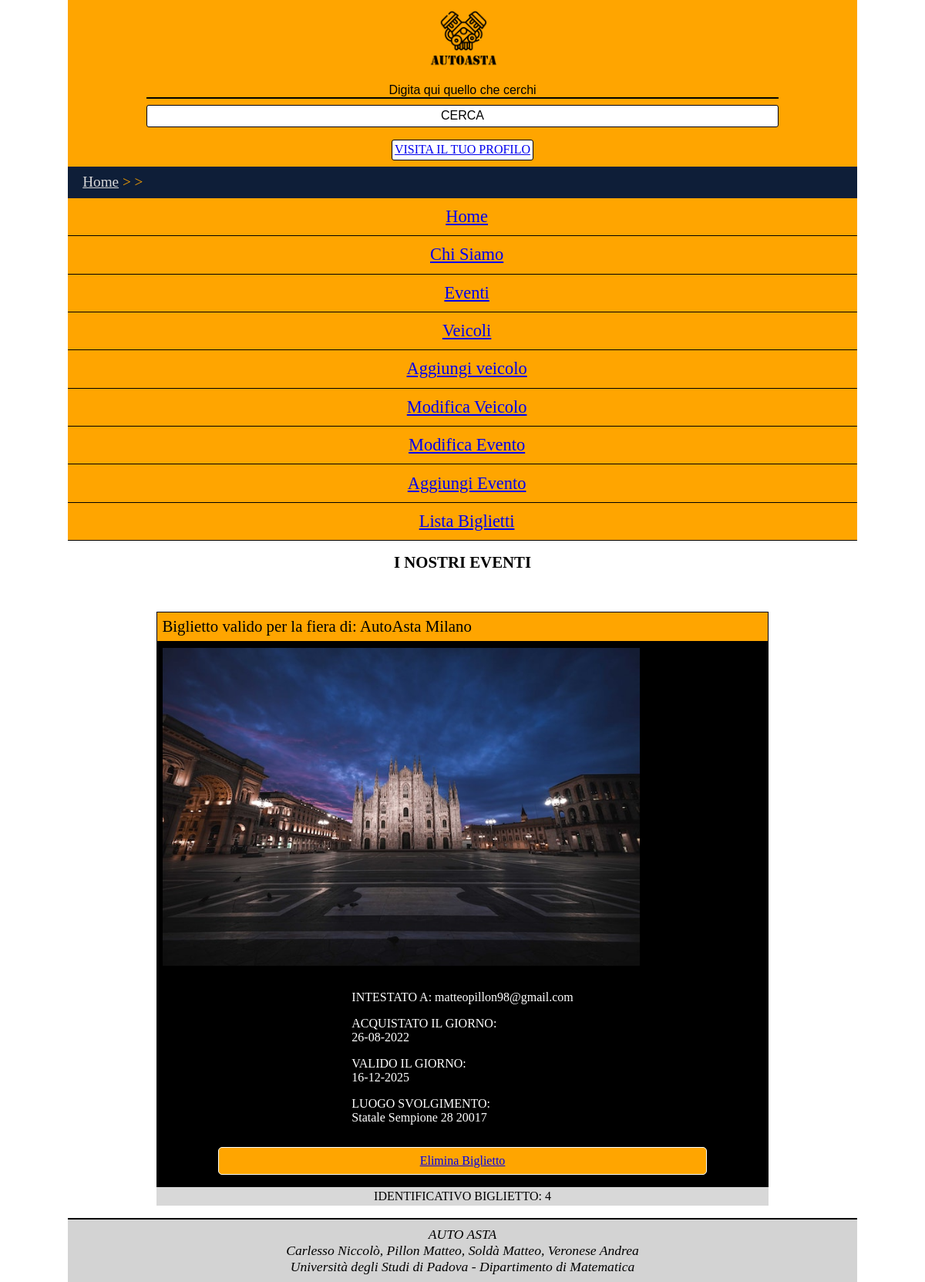
The app's page /php/listaBiglietti.php (signed in), older data.
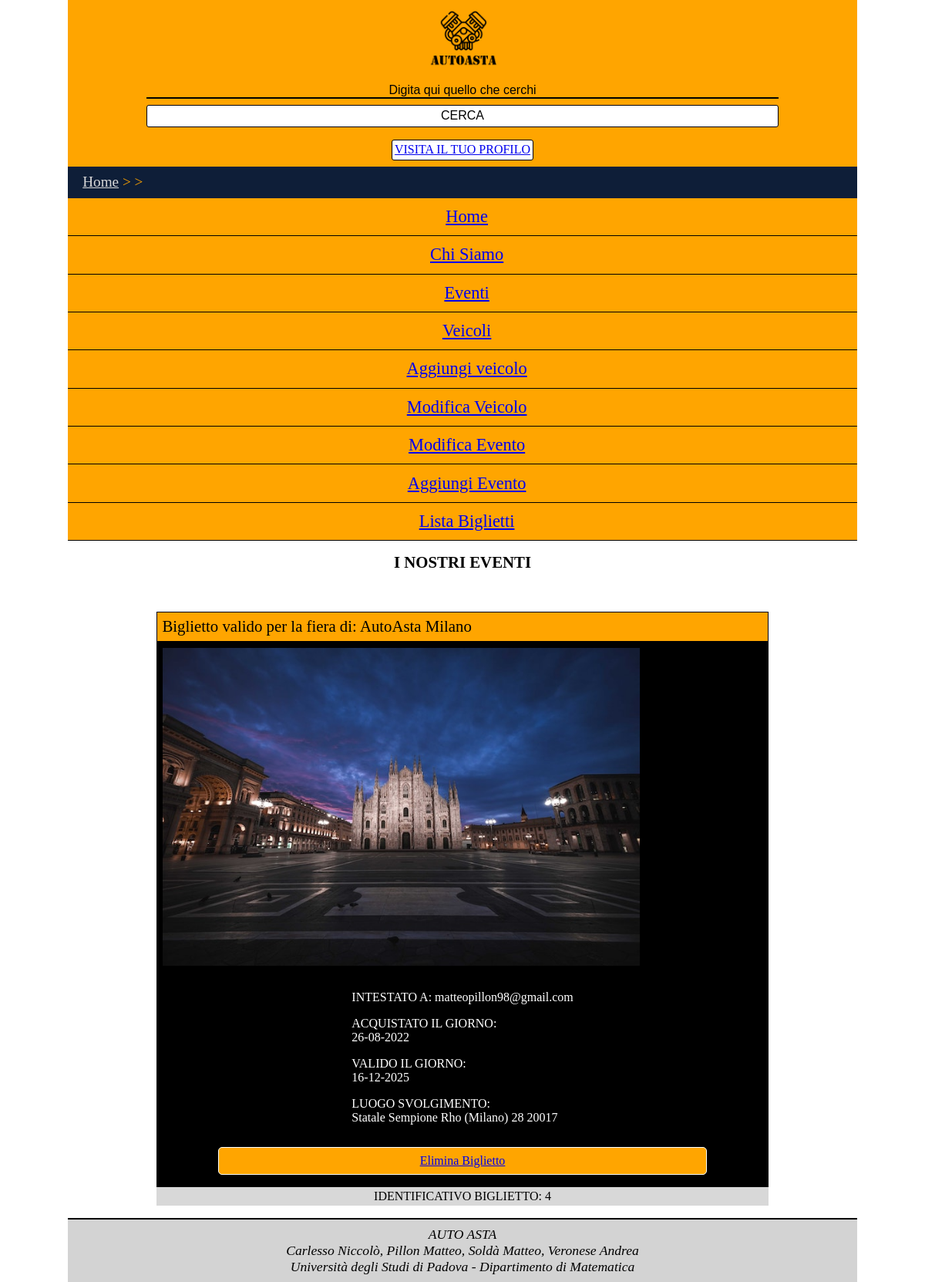
The same page, newer data.
### tables this page shows
CREATE TABLE `biglietto` (
  `Id_Biglietto` int(11) NOT NULL AUTO_INCREMENT,
  `evento` int(11) NOT NULL,
  `utente` varchar(100) NOT NULL,
  `data_Acquisto` date NOT NULL,
  PRIMARY KEY (`Id_Biglietto`),
  KEY `chiaveEsternaEvento` (`evento`),
  KEY `Utente` (`utente`)
);

CREATE TABLE `evento` (
  `id_Evento` int(11) NOT NULL AUTO_INCREMENT,
  `capienza` int(11) NOT NULL,
  `data` date NOT NULL,
  `indirizzo` int(11) NOT NULL,
  `nome` varchar(50) NOT NULL,
  `descrizione` text NOT NULL,
  `prezzo` float NOT NULL,
  `url_immagine` varchar(100) NOT NULL,
  PRIMARY KEY (`id_Evento`),
  KEY `Indirizzo` (`indirizzo`)
);

CREATE TABLE `indirizzo` (
  `id_Indirizzo` int(11) NOT NULL AUTO_INCREMENT,
  `via` varchar(50) NOT NULL,
  `citta` varchar(100) NOT NULL,
  `cap` int(11) NOT NULL,
  `num_Civico` varchar(20) NOT NULL,
  PRIMARY KEY (`id_Indirizzo`)
);

### php/database_Manager.php (called while the page is built, shortened)
<?php
class database_Manager{
    private $DB_HOST = "localhost";
    private $DB_NAME = "AutoAsta_merge";
    private $USER = "root";
    private $PWD = "";
    private $connection;
	public function connectToDatabase() {
		$this->connection = mysqli_connect($this->DB_HOST,$this->USER,$this->PWD,$this->DB_NAME);
		if (!$this->connection)
			return false;
		else
			return true;
	}
    public function getEventoInfo($id_Evento){
        $query = "SELECT * FROM Evento,Indirizzo WHERE Evento.id_Evento='$id_Evento' AND Indirizzo.id_Indirizzo=Evento.indirizzo;";
        $queryResult = mysqli_query($this->connection, $query) or die("Errore in getEventoInfo:" . mysqli_error($this->connection));
        if(mysqli_num_rows($queryResult) == 0){
            return null;
        }
        else{
            $result = array();
            while($row = mysqli_fetch_assoc($queryResult)){
                array_push($result, $row);
            }
            return $result;
        }
    }
    public function getListaBiglietti($email){
        $query = "SELECT * FROM Biglietto WHERE Biglietto.utente='$email';";
        $queryResult = mysqli_query($this->connection, $query) or die("Errore in getUserInfo:" . mysqli_error($this->connection));
        if(mysqli_num_rows($queryResult) == 0){
            return null;
        }
        else{
            $result = array();
            while($row = mysqli_fetch_assoc($queryResult)){
                array_push($result, $row);
            }
            return $result;
        }
    }
}
?>

### php/listaBiglietti.php (the view, shortened to what this page needs)
<?php
    require_once 'session_Manager.php';
    require_once 'database_Manager.php';
    require_once 'page.php';
?>
<!DOCTYPE html>
<html lang="it">
    <head>
        <link rel="stylesheet" type="text/css" media="screen" href="../css/styleAlternative.css"/>
        <link rel="stylesheet" type="text/css" media="screen and (max-width:1200px), only screen and (max-width:1200px)"  href="../css/mobile.css"/>
        <link rel="stylesheet" type="text/css" media="print" href="../css/print.css"/>
    </head>
    <body>
        <div class="globalDiv">
        <?php require_once ('header.php')?>
            <div id="content">
            <?php
                require_once "database_Manager.php";
                $paginaHTML= file_get_contents("../html/eventi.html");
                $connessione = new database_Manager();
                $connessioneOK = $connessione->connectToDatabase();
                $listaEventi = "";
                if($connessioneOK){
                    $biglietti = $connessione->getListaBiglietti($_SESSION['email']);
                    if($biglietti != null){
                        foreach($biglietti as $biglietto){
                            $evento = $connessione->getEventoInfo($biglietto['evento']);
                            $dataEvento = new DateTime($evento[0]['data']);
                            $dataAcquisto = new DateTime($biglietto['data_Acquisto']);
                            $listaEventi .= '<dt class = "eventTitle" > Biglietto valido per la fiera di: ' . $evento[0]['nome'] .'</dt>';
                            $listaEventi .= '<dd class= "eventDescription">';
                            $listaEventi .= '<img class="eventImg" src="../img/' . $evento[0]['url_immagine'] . '"/>
                                <ul class="eventParagraph">
                                <li>INTESTATO A: ' . $biglietto['utente'] . '</li>
                                <li>ACQUISTATO IL GIORNO: <p>' . $dataAcquisto->format('d-m-Y').'</p></li>
                                <li>VALIDO IL GIORNO: <p>' . $dataEvento->format('d-m-Y'). '</p></li>
                                <li>LUOGO SVOLGIMENTO: <p>' . $evento[0]['via'] .' '. $evento[0]['citta'] .' '. $evento[0]['num_Civico'] .' '.$evento[0]['cap'].'</p></li>
                                </ul>';
                            $listaEventi .='<a class="eventButton" href="../php/delete_Ticket.php?Id_Biglietto='.$biglietto['Id_Biglietto'].'">Elimina Biglietto</a></dd>';
                            $listaEventi .='<p class="idBiglietto">IDENTIFICATIVO BIGLIETTO: '. $biglietto['Id_Biglietto'].'</p>';
                        }
                    }
                    else{
                        $listaEventi = "<p> Non ci sono informazioni relative ai eventi </p>";
                    }
                }
                else{
                    $listaEventi = "<p> I Sistemi sono Attualmente Fuori Uso </p>";
                }
                echo str_replace("{event-list}", $listaEventi, $paginaHTML);
            ?>
            </div>
        </div>
    </body>
</html>

### php/header.php (shortened to what this page needs)
<?php
    require_once 'page.php';
    $page = new page();
?>
<header>
    <h1>AUTO ASTA</h1>
    <form action="../php/search.php" id="searchForm" method="get">
        <input id="search" type="text" placeholder="Digita qui quello che cerchi" name="search" tabindex="1" autocomplete="off">
        <button id="btnSearchForm" type="submit" form="searchForm" tabindex="2" >CERCA</button>
    </form>
    <div id="accesso">
        <?php $page->printLogin(); ?>
    </div>
</header>
<nav id="breadcrumb">
    <?php $page->printBreadcrumb();?>
</nav>
<div id="menu">
    <ul>
        <?php $page->printMenu(); ?>
    </ul>
</div>

### php/page.php (shortened to what this page needs)
<?php
require_once("database_Manager.php");
class page {
    private static function checkFileName($name){
        return ($_SERVER['SCRIPT_NAME'] == "/progettowebtech/php/". $name);
    }
    private function checkUserLog(){
        if(isset($_SESSION["ID"]) && $_SESSION["ID"]!=-1){
            return true;
        }
        else{
            return false;
        }
    }
    public function printBreadcrumb(){
        if($this->checkFileName("index.php")){
            echo "<p lang=\"en\">Home</p>";
        }
        else{
            echo "<p> <a href=\"index.php\" tabindex=\"4\" lang=\"en\">Home</a>  &gt &gt ";
        }
    }
    public function printMenu() {
        if ($this->checkFileName("index.php")){
            echo "<li class='shome' id='active' lang=\"en\">Home</li>";
            echo "<li class='schisiamo'><a href=\"chisiamo.php\" tabindex=\"0\">Chi Siamo</a></li>";
            echo "<li class='seventi'><a href=\"eventi.php\" tabindex=\"0\">Eventi</a></li>";
            echo "<li class='sveicoli'><a href=\"veicoli.php\" tabindex=\"0\">Veicoli</a></li>";
        }
        else if ($this->checkFileName("chisiamo.php")){
            echo "<li class='shome'><a href=\"index.php\" lang=\"en\">Home</a></li>";
            echo "<li class='schisiamo' id='active'>Chi Siamo</li>";
            echo "<li class='seventi'><a href=\"eventi.php\">Eventi</a></li>";
            echo "<li class='sveicoli'><a href=\"veicoli.php\">Veicoli</a></li>";
        }
        else if ($this->checkFileName("eventi.php")){
            echo "<li class='shome'><a href=\"index.php\" lang=\"en\">Home</a></li>";
            echo "<li class='schisiamo'><a href=\"chisiamo.php\">Chi Siamo</a></li>";
            echo "<li class='seventi' id='active'>Eventi</li>";
            echo "<li class='sveicoli'><a href=\"veicoli.php\">Veicoli</a></li>";
        }
       else if ($this->checkFileName("veicoli.php")){
            echo "<li class='shome'><a href=\"index.php\" lang=\"en\">Home</a></li>";
            echo "<li class='schisiamo'><a href=\"chisiamo.php\">Chi Siamo</a></li>";
            echo "<li class='seventi'><a href=\"eventi.php\">Eventi</a></li>";
            echo "<li class='sveicoli' id='active'>Veicoli</li>";
        }
        else{
            echo "<li class='shome'><a href=\"index.php\" lang=\"en\">Home</a></li>";
            echo "<li class='schisiamo'><a href=\"chisiamo.php\">Chi Siamo</a></li>";
            echo "<li class='sevento'><a href=\"eventi.php\">Eventi</a></li>";
            echo "<li class='sveicoli'><a href=\"veicoli.php\">Veicoli</a></li>";
        }
        if(isset($_SESSION['isAdmin']) && $_SESSION['isAdmin']==1){
            if($this->checkFileName("addVeicolo.php")){
                echo "<li>Aggiungi Veicolo</li>";
            }
            else {
                echo "<li><a href=\"addVeicolo.php\">Aggiungi veicolo</a></li>";
            }
            if($this->checkFileName("editorVeicoli.php")){
                echo "<li>Modifica Veicolo</li>";
            }
            else {
                echo "<li><a href=\"editorVeicoli.php\">Modifica Veicolo</a></li>";
            }
            if($this->checkFileName("selectEventoToEdit.php")){
                echo "<li>Modifica Evento</li>";
            }
            else {
                echo "<li><a href=\"selectEventoToEdit.php\">Modifica Evento</a></li>";
            }
            if($this->checkFileName("addEvento.php")){
                echo "<li>Aggiungi Evento</li>";
            }
            else {
                echo "<li><a href=\"addEvento.php\">Aggiungi Evento</a></li>";
            }
        }
        if(isset($_SESSION['email']) && $_SESSION['email']!='-1'){
            if($this->checkFileName("listaBiglietti.php")){
                echo "<li>Lista Biglietti</li>";
            }
            else {
                echo "<li><a href=\"listaBiglietti.php\">Lista Biglietti</a></li>";
            }
        }
    }
    public function printLogin(){
        if (!$this->checkFileName("scheda_utente.php")){
            if(!$this->checkUserLog()){
                if($this->checkFileName("registrazione.php")){
                    echo "<a>ACCEDI/REGISTRATI</a>";
                } else
                    echo "<a href=\"registrazione.php\" tabindex=\"3\">ACCEDI/REGISTRATI</a>";
            }
            else{
                echo "<a href=\"scheda_utente.php\" tabindex=\"3\">VISITA IL TUO PROFILO</a>";
            }
        }
        else {
            echo "SEI NEL TUO PROFILO";
        }
    }
}
?>

### css/styleAlternative.css (style rules this page uses)
* { padding: 0; margin: 0; box-sizing: border-box; }
html, body { font-size: 100%; margin: auto; max-width: 1024px; min-width: 320px; }
body { border: 1px solid #000; }
.globalDiv { background-color: #FFA500; }
header { background-color: #FFA500; display: flex; flex-flow: row; justify-content: space-evenly; align-items: center; gap: 2em; }
header h1 { flex:1; background:url("../img/LogoAutoasta.png"); text-indent: -9999em; background-size: contain; background-repeat: no-repeat; font-size: 5em; margin: 0.2em; }
#searchForm { flex:2; display: flex; flex-flow: row; align-items:center; justify-content: space-between; border: 2px solid #000; border-radius: 5px; }
#searchForm input { font-size: 1.5em; width: 80%; background-color: transparent; border: none; border-bottom: 2px solid #000; text-align: center; margin-left: 0.2em; }
::placeholder { color: #000; }
#searchForm button { cursor: pointer; font-size: 1.5em; background-color: #fff; border:none; border-left: 2px solid #000; border-radius: 0px 3px 3px 0px; padding: 0.2em; }
#accesso { text-align: center; font-size: 1.1em; border: 2px solid #000; border-radius: 3px; padding: 0.2em; margin: 0.5em; background-color: #fff; }
#breadcrumb { clear: both; background-color: #0E1E38; color: #FFA500; font-size: 1.2em; padding: 0.5em 0em 0.5em 1.0em; }
#breadcrumb a:link { color: #D8D8D8; }
#menu { width:20%; font-size: 1.4em; background-color: #FFA500; float: left; padding-top: 2em; }
#menu ul { list-style-type: none; margin: 0; padding: 0; height: 100%; }
#menu ul li { padding: 0.5em; vertical-align: middle; padding-left: 1em; }
#content { margin-left:25%; border-left: 1px solid #000; padding:1.0em; background-color: #fff; }
#content h2 { text-align: center; font-size: 2em; padding-bottom: 1em; }
footer { clear: both; text-align: center; display: flex; flex-direction: column; align-items: center; justify-content: center; background-color: lightgrey; border-top: 2px solid #000; padding: 0.5em }
.eventTitle { background-color: #FFA500; font-size: 1.3em; padding: 0.3em; border: 1px solid #000; margin-top: 1.5em; }
.eventImg { align-self: flex-start; padding: 0.5em; max-width: 80%; width: 20em; }
.eventParagraph { padding: 1em; align-self: center; }
.eventDescription { background-color: #000; color: #fff; min-height: 200px; display: flex; flex-flow: row; }
.eventDescription ul { list-style: none; display: flex; flex-direction: column; flex-wrap: wrap; }
.eventDescription ul li { padding: 0.5em; }
.idBiglietto { padding: 0.2em; margin: 0 auto; color:#000; text-align: center; background-color: #D8D8D8; }
.eventButton { background-color: #FFA500; padding: 0.5em; border-radius: 5px; border: 1px solid #fff; margin: 0.3em; align-self: center; flex: 1; text-align: center; }

### css/mobile.css (style rules this page uses)
body { border: none; }
header { flex-wrap: wrap; gap: 0.5em; }
header h1 { flex-basis: 100%; background:url("../img/LogoAutoasta.png"); background-repeat: no-repeat; background-position: center; background-size:contain; font-size: 4em; text-indent: -99999em; margin: 0.2em; }
#searchForm { flex-basis: 100%; display: flex; flex-flow: column; flex-wrap: nowrap; align-items:flex-start; justify-content: space-between; border: 2px solid #000; border: none; }
#searchForm input { width: 80%; font-size: 1em; margin: 0 auto; border-bottom: 2px solid #000; }
::placeholder { color: #000; }
#searchForm button { cursor:pointer; font-size: 1em; border:1px solid #000; border-radius:3px; margin: 0 auto; margin-top: 0.5em; width: 80%; padding: 0.3em; }
#accesso { text-align: center; font-size: 1em; border-radius: 3px; border: 1px solid #000; padding: 0.2em; margin: 0.5em; background-color: #fff; }
#breadcrumb a:link { color: #D8D8D8; }
#breadcrumb { text-align: left; }
#menu { float:none; width:100%; text-align: center; padding-top: 0; }
#menu ul li { border-bottom: 1px solid #000; }
#content { margin-left: 0; border:none; }
#content h2 { text-align: center; font-size: 1.3em; }
#menu { float: none; width: 100%; }
footer { text-align: center; background-color: lightgrey; border-top: 2px solid #000; font-size: 1.1em; }
.eventList { width: 80%; margin: 0 auto; }
.eventDescription { flex-flow: column; flex-wrap: wrap; }
.eventDescription img { width: 100%; align-items: center; }
.eventDescription a { width: 100%; }
.eventButton { align-self: center; max-width: 80%; text-align: center; margin-bottom: 1em; }

Row changes from the older to the newer data that the page shows:
changed through a linked row, biglietto "matteopillon98@gmail.com": indirizzo.citta (not shown) → "Rho (Milano)"
